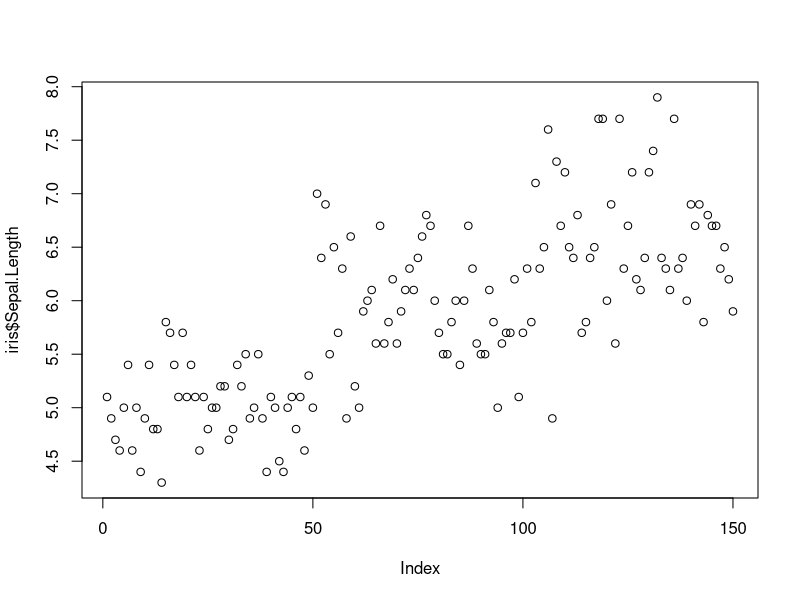
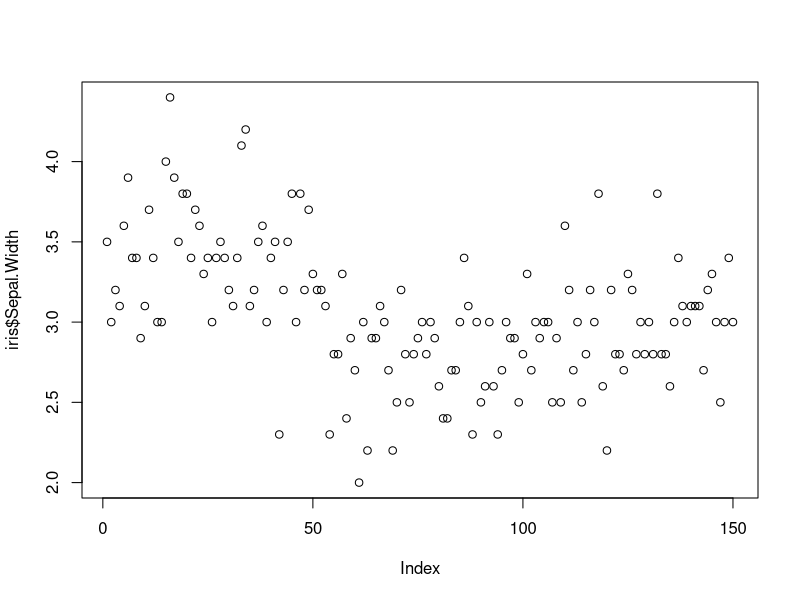
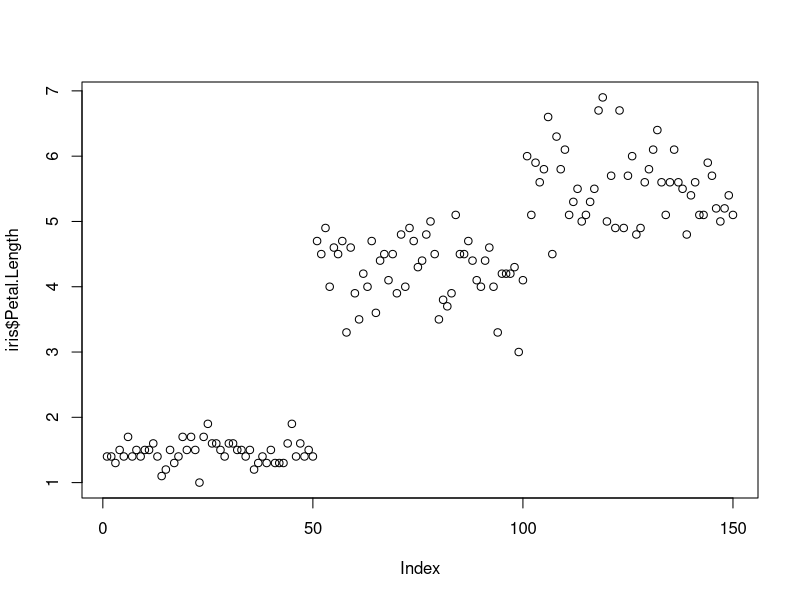
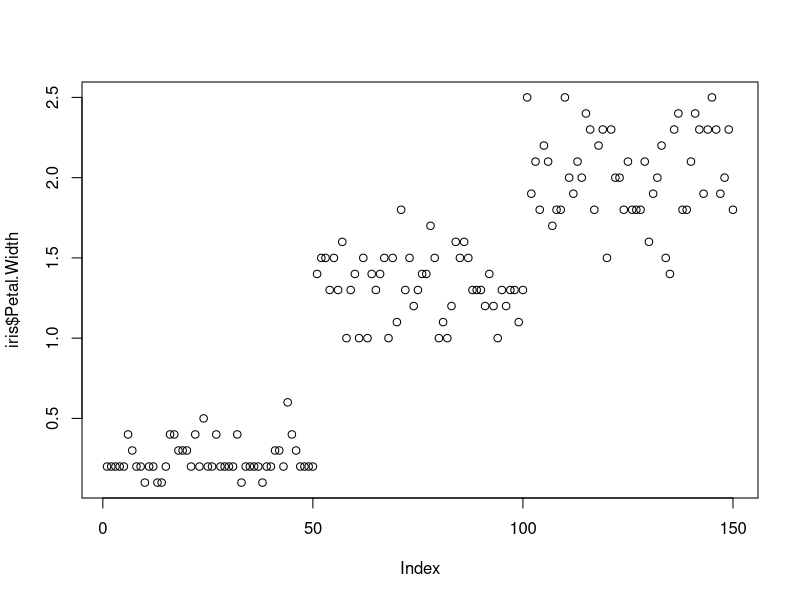
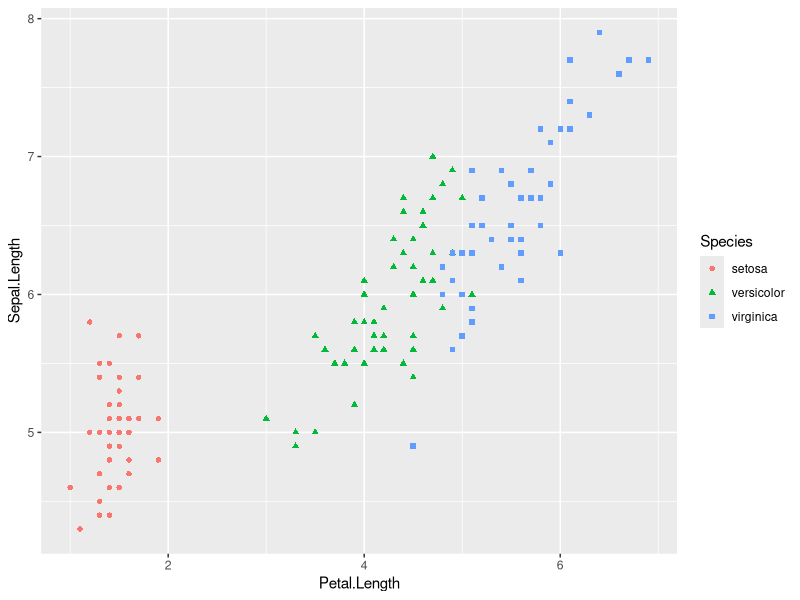
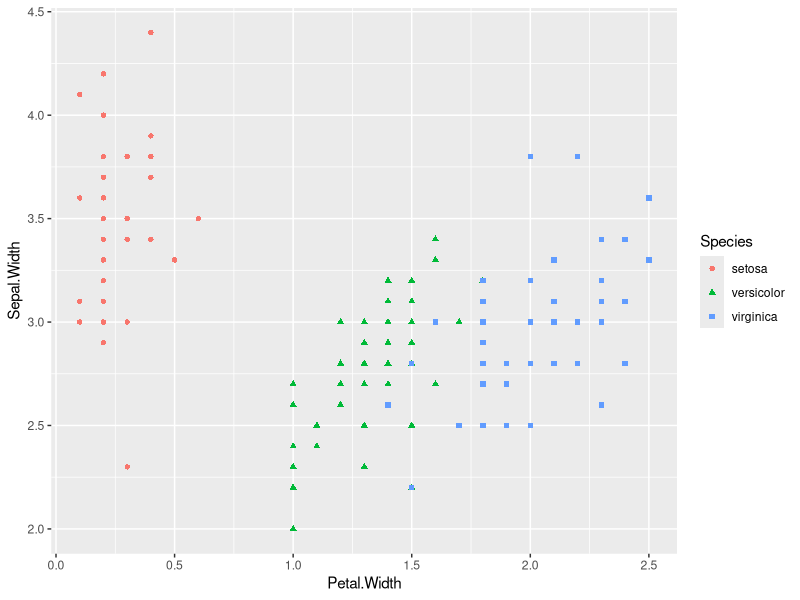
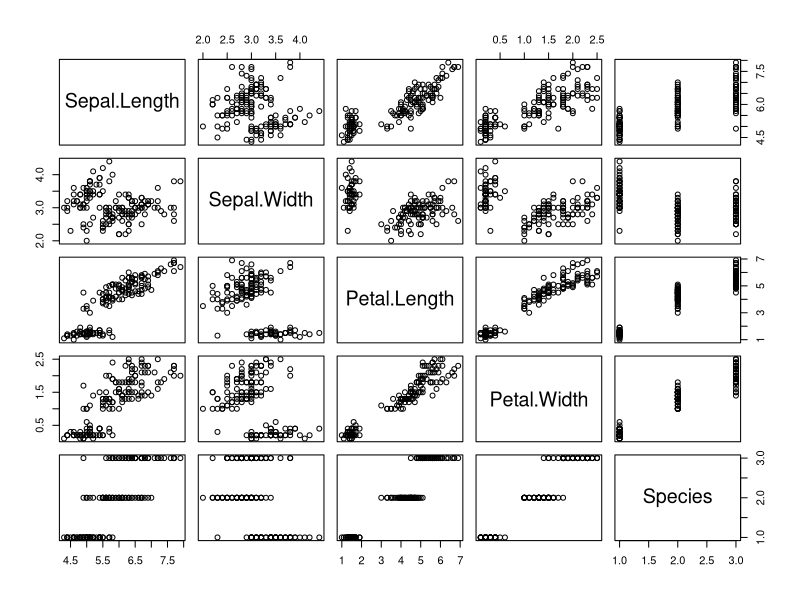
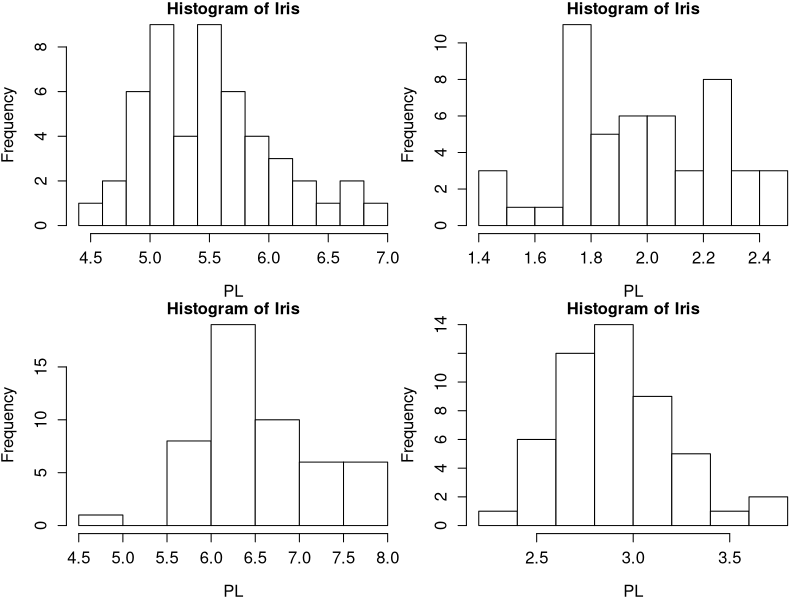

Recreate these plots in R, in order.
df <- iris

str(iris)
?iris
summary(iris)
#par(mfrow=c(1.1))
plot(iris$Sepal.Length)
plot(iris$Sepal.Width)
plot(iris$Petal.Length)
plot(iris$Petal.Width)

library(dplyr)
library(ggplot2)
iris %>% 
  select(Species, Petal.Length, Sepal.Length) %>% 
  ggplot(aes(Petal.Length, Sepal.Length, colour = Species, shape = Species)) + 
  geom_point()
iris %>% 
  select(Species, Petal.Width, Sepal.Width) %>% 
  ggplot(aes(Petal.Width, Sepal.Width, colour = Species, shape = Species)) + 
  geom_point()


### Plots
pairs(iris)

par(
  mfrow=c(2,2),
  mar=c(4,4,1,0)
)
hist(df$Petal.Length[df$Species == 'virginica'], breaks = 10, xlab = "PL", main ="Histogram of Iris", 
     col = "white", cex.lab = 1.2, cex.axis = 1.2)
hist(df$Petal.Width[df$Species == 'virginica'], breaks = 10, xlab = "PL", main ="Histogram of Iris", 
     col = "white", cex.lab = 1.2, cex.axis = 1.2)
hist(df$Sepal.Length[df$Species == 'virginica'], breaks = 10, xlab = "PL", main ="Histogram of Iris", 
     col = "white", cex.lab = 1.2, cex.axis = 1.2)
hist(df$Sepal.Width[df$Species == 'virginica'], breaks = 10, xlab = "PL", main ="Histogram of Iris", 
     col = "white", cex.lab = 1.2, cex.axis = 1.2)
par(mfrow=c(1,1))

plot(density(df$Petal.Length[df$Species == 'virginica']), xlab = "PL", main ="Density of Iris", 
     col = "white", cex.lab = 1.3, cex.axis = 1.3)
plot(density(df$Petal.Width[df$Species == 'virginica']), xlab = "PL", main ="Density of Iris", 
     col = "white", cex.lab = 1.3, cex.axis = 1.3)
plot(density(df$Sepal.Length[df$Species == 'virginica']), xlab = "PL", main ="Density of Iris", 
     col = "white", cex.lab = 1.3, cex.axis = 1.3)
plot(density(df$Sepal.Width[df$Species == 'virginica']), xlab = "PL", main ="Density of Iris", 
     col = "white", cex.lab = 1.3, cex.axis = 1.3)


boxplot(Petal.Length ~ Species, iris, ylab = "MPG", main ="MPG and AM", 
        col = "white", cex.lab = 1.3, cex.axis = 1.3)
plot(~Petal.Length + Species, iris) 
plot(~Species + Sepal.Length, iris) 
plot(~Species + Sepal.Width, iris) 
plot(~Species + Petal.Length, iris) 
plot(~Species + Petal.Width, iris) 

### Normality check
shapiro.test(iris$Sepal.Length)
shapiro.test(iris$Sepal.Width[iris$Species == 'setosa'])
shapiro.test(iris$Petal.Length)
shapiro.test(iris$Petal.Width)

# Histograms for all W/L ans species all
par(
  mfrow=c(4,3),
  mar=c(4,4,1,0)
)
hist(df$Sepal.Length[df$Species == 'setosa'], breaks = 10, xlab = "PL", main ="Sepal.Length setosa", 
     col = "white", cex.lab = 1.2, cex.axis = 1.2)
hist(df$Sepal.Length[df$Species == 'versicolor'], breaks = 10, xlab = "PL", main ="Sepal.Length versicolor", 
     col = "white", cex.lab = 1.2, cex.axis = 1.2)
hist(df$Sepal.Length[df$Species == 'virginica'], breaks = 10, xlab = "PL", main ="Sepal.Length virginica", 
     col = "white", cex.lab = 1.2, cex.axis = 1.2)
hist(df$Petal.Length[df$Species == 'setosa'], breaks = 10, xlab = "PL", main ="Petal.Length setosa", 
     col = "white", cex.lab = 1.2, cex.axis = 1.2)
hist(df$Petal.Length[df$Species == 'versicolor'], breaks = 10, xlab = "PL", main ="Petal.Length versicolor", 
     col = "white", cex.lab = 1.2, cex.axis = 1.2)
hist(df$Petal.Length[df$Species == 'virginica'], breaks = 10, xlab = "PL", main ="Petal.Length virginica", 
     col = "white", cex.lab = 1.2, cex.axis = 1.2)
hist(df$Sepal.Width[df$Species == 'setosa'], breaks = 10, xlab = "PL", main ="Sepal.Width setosa", 
     col = "white", cex.lab = 1.2, cex.axis = 1.2)
hist(df$Sepal.Width[df$Species == 'versicolor'], breaks = 10, xlab = "PL", main ="Sepal.Width versicolor", 
     col = "white", cex.lab = 1.2, cex.axis = 1.2)
hist(df$Sepal.Width[df$Species == 'virginica'], breaks = 10, xlab = "PL", main ="Sepal.Width virginica", 
     col = "white", cex.lab = 1.2, cex.axis = 1.2)
hist(df$Petal.Width[df$Species == 'setosa'], breaks = 10, xlab = "PL", main ="Petal.Width setosa", 
     col = "white", cex.lab = 1.2, cex.axis = 1.2)
hist(df$Petal.Width[df$Species == 'versicolor'], breaks = 10, xlab = "PL", main ="Petal.Width versicolor", 
     col = "white", cex.lab = 1.2, cex.axis = 1.2)
hist(df$Petal.Width[df$Species == 'virginica'], breaks = 10, xlab = "PL", main ="Petal.Width virginica", 
     col = "white", cex.lab = 1.2, cex.axis = 1.2)
par(mfrow=c(1,1))

# Normality check all

rbind(
c("SL, setosa", shapiro.test(iris$Sepal.Length[iris$Species == 'setosa'])$p.value),
c("SL, versicolor", shapiro.test(iris$Sepal.Length[iris$Species == 'versicolor'])$p.value),
c("SL, virginica", shapiro.test(iris$Sepal.Length[iris$Species == 'virginica'])$p.value),

c("PL, setosa", shapiro.test(iris$Petal.Length[iris$Species == 'setosa'])$p.value),
c("PL, versicolor", shapiro.test(iris$Petal.Length[iris$Species == 'versicolor'])$p.value),
c("PL, virginica", shapiro.test(iris$Petal.Length[iris$Species == 'virginica'])$p.value),

c("SW, setosa", shapiro.test(iris$Sepal.Width[iris$Species == 'setosa'])$p.value),
c("SW, versicolor", shapiro.test(iris$Sepal.Width[iris$Species == 'versicolor'])$p.value),
c("SW, virginica", shapiro.test(iris$Sepal.Width[iris$Species == 'virginica'])$p.value),

c("PW, setosa", shapiro.test(iris$Petal.Width[iris$Species == 'setosa'])$p.value),
c("PW, versicolor", shapiro.test(iris$Petal.Width[iris$Species == 'versicolor'])$p.value),
c("PW, virginica", shapiro.test(iris$Petal.Width[iris$Species == 'virginica'])$p.value) )




















